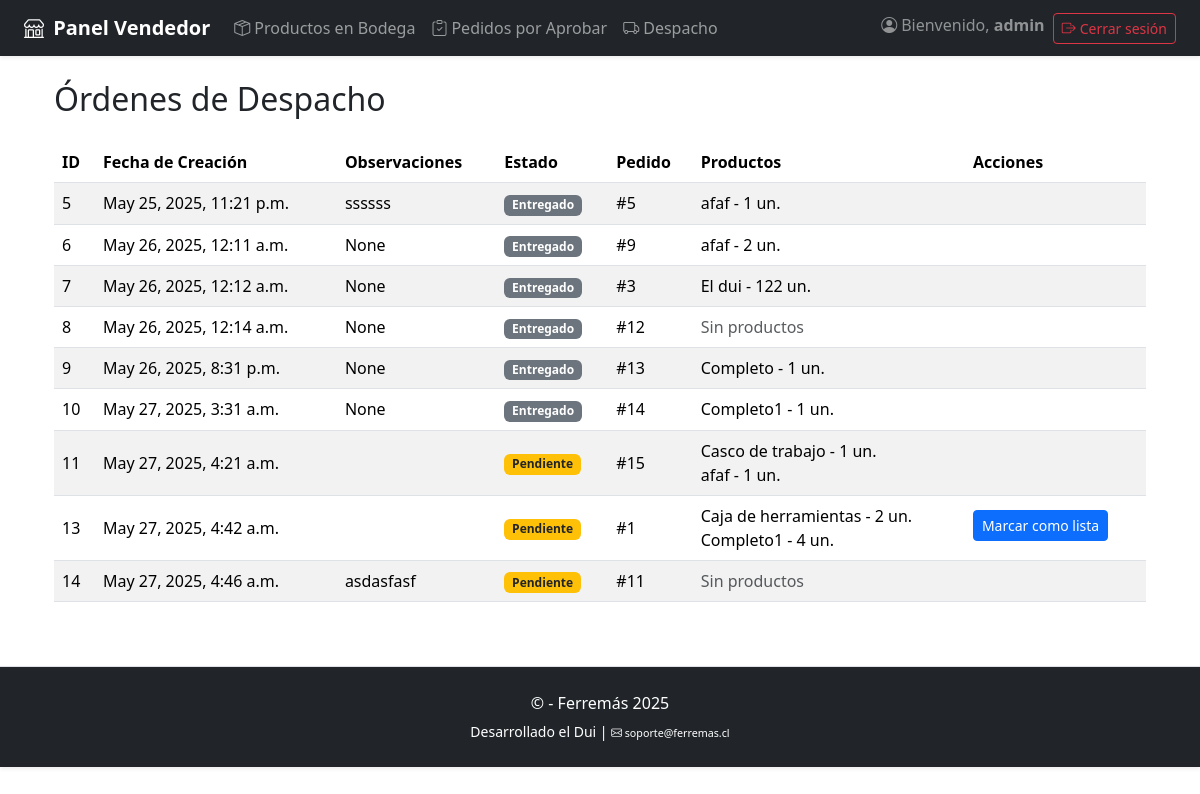
/vendedorapp/ordenes_despacho/ (signed in), run on an earlier commit of the app's database.
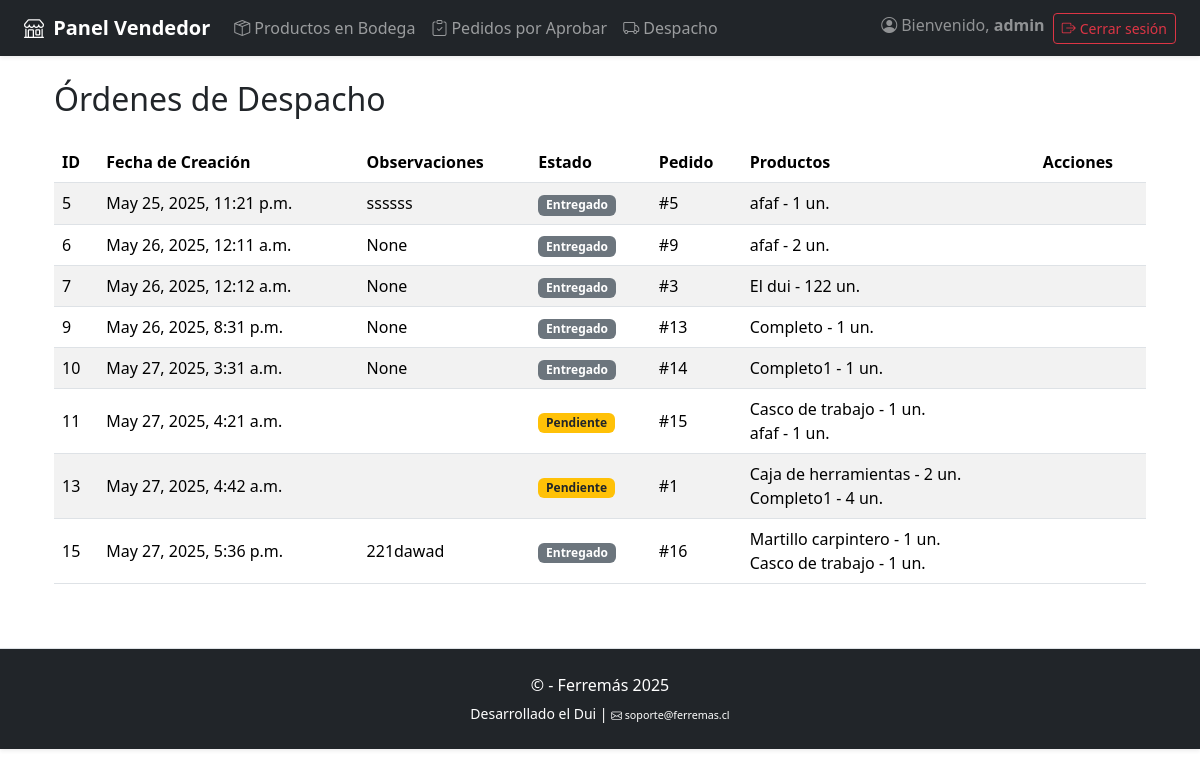
And on a later commit of the database.
### tienda/models.py (models this page shows, shortened)
class OrdenDespacho(models.Model):
    pedido = models.OneToOneField(Pedido, on_delete=models.CASCADE, related_name='orden_despacho')
    fecha_creacion = models.DateTimeField(auto_now_add=True)
    observaciones = models.TextField(blank=True, null=True)
    motivo_rechazo = models.TextField(blank=True, null=True)
    estado = models.CharField(max_length=20, choices=[
        ('pendiente', 'Pendiente'),
        ('preparando', 'Preparando'),
        ('listo', 'Listo para entregar'),
        ('enviado', 'Enviado'),
        ('entregado', 'Entregado'),
    ], default='pendiente')

class Pedido(models.Model):
    ESTADOS = [
        ('pendiente', 'Pendiente'),
        ('aprobado', 'Aprobado'),
        ('rechazado', 'Rechazado'),
        ('en_preparacion', 'En preparación'),
        ('enviado', 'Enviado'),
        ('entregado', 'Entregado'),
        ('finalizado', 'Finalizado'),
    ]
    usuario = models.ForeignKey(User, on_delete=models.SET_NULL, null=True, blank=True)
    fecha_creacion = models.DateTimeField(auto_now_add=True)
    estado = models.CharField(max_length=20, choices=ESTADOS, default='pendiente')
    datos_compra = models.OneToOneField('DatosCompra', on_delete=models.CASCADE, null=True, blank=True)

class ItemPedido(models.Model):
    pedido = models.ForeignKey(Pedido, on_delete=models.CASCADE, related_name='items')
    producto = models.ForeignKey(Producto, on_delete=models.PROTECT)
    cantidad = models.PositiveIntegerField()
    precio_unitario = models.DecimalField(max_digits=10, decimal_places=2)  # Precio al momento de compra

class Producto(models.Model):
    CATEGORIAS = [
        ('herramientas', 'Herramientas'),
        ('herramientas_electricas', 'Herramientas Eléctricas'),
        ('herramientas_manuales', 'Herramientas Manuales'),
        ('materiales', 'Materiales'),
        ('accesorios', 'Accesorios'),
        ('pinturas', 'Pinturas'),
        ('electricidad', 'Electricidad'),
        ('inalambricas', 'Inalámbricas'),
        ('medicion', 'Medición'),
    ]
    nombre = models.CharField(max_length=255)
    descripcion = models.TextField()
    categoria = models.CharField(max_length=100, choices=CATEGORIAS)
    stock = models.IntegerField()
    imagen = models.ImageField(upload_to='static/productos/')
    activo = models.BooleanField(default=True)

### vendedorapp/views.py (the view)
# urls.py: path('ordenes_despacho/', views.ordenes_de_despacho, name='ordenes_de_despacho'),
@login_required
@user_passes_test(es_vendedor)
def ordenes_de_despacho(request):
    ordenes = OrdenDespacho.objects.all()
    return render(request, 'vendedorapp/despacho.html', {'ordenes': ordenes})

### tienda/context_processors.py (called while the page is built, shortened)
def carrito_context(request):
    carrito = request.session.get('carrito', {})
    items = []
    total = 0
    return {
        'carrito_items': items,
        'carrito_total': total
    }

### vendedorapp/templates/vendedorapp/despacho.html (shortened to what this page needs)
{% extends 'base_vendedor.html' %}
{% block content %}
<div class="container">
    <h2 class="my-4">Órdenes de Despacho</h2>
    {% if ordenes %}
    <div class="table-responsive">
        <table class="table table-striped align-middle">
            <thead>
                <tr>
                    <th>ID</th>
                    <th>Fecha de Creación</th>
                    <th>Observaciones</th>
                    <th>Estado</th>
                    <th>Pedido</th>
                    <th>Productos</th>
                    <th>Acciones</th>
                </tr>
            </thead>
            <tbody>
                {% for orden in ordenes %}
                <tr>
                    <td>{{ orden.id }}</td>
                    <td>{{ orden.fecha_creacion }}</td>
                    <td>{{ orden.observaciones }}</td>
                    <td>
                        {% if orden.estado == 'entregado' %}
                            <span class="badge bg-secondary">Entregado</span>
                        {% elif orden.estado == 'listo' %}
                            <span class="badge bg-success">Listo para entregar</span>
                        {% elif orden.estado == 'enviado' %}
                            <span class="badge bg-primary">Enviado</span>
                        {% else %}
                            <span class="badge bg-warning text-dark">Pendiente</span>
                        {% endif %}
                    </td>
                    <td>#{{ orden.pedido.id }}</td>
                    <td>
                        <ul class="list-unstyled mb-0">
                            {% for item in orden.pedido.items.all %}
                            <li>{{ item.producto.nombre }} - {{ item.cantidad }} un.</li>
                            {% empty %}
                            <li class="text-muted">Sin productos</li>
                            {% endfor %}
                        </ul>
                    </td>
                    <td>
                        {% if orden.estado == 'pendiente' %}
                            <a href="{% url 'aprobar_orden' orden.id %}" class="btn btn-sm btn-primary mb-1">Marcar como lista</a>
                        {% elif orden.estado == 'listo' %}
                            <a href="{% url 'marcar_enviado' orden.id %}" class="btn btn-sm btn-success mb-1">Marcar como enviado</a>
                        {% elif orden.estado == 'enviado' %}
                            <em class="text-muted">Ya enviada</em>
                        {% endif %}
                    </td>
                </tr>
                {% endfor %}
            </tbody>
        </table>
    </div>
    {% else %}
    <div class="alert alert-info">No hay órdenes de despacho registradas.</div>
    {% endif %}
</div>
{% endblock %}

### vendedorapp/templates/base_vendedor.html (shortened to what this page needs)
{% load static %}
<!DOCTYPE html>
<html lang="es">
<head>
    <link rel="stylesheet" href="https://cdn.jsdelivr.net/npm/bootstrap@5.3.2/dist/css/bootstrap.min.css">
    <link rel="stylesheet" href="https://cdn.jsdelivr.net/npm/bootstrap-icons@1.10.5/font/bootstrap-icons.css">
    <link rel="stylesheet" href="{% static 'css/style_vendedor.css' %}">
</head>
<body>
<nav class="navbar navbar-expand-lg navbar-dark bg-dark px-4 mb-4 shadow-sm">
    <a class="navbar-brand fw-bold" href="{% url 'home' %}">
        <i class="bi bi-shop me-1"></i> Panel Vendedor
    </a>
    <div class="collapse navbar-collapse">
        <ul class="navbar-nav me-auto">
            <li class="nav-item">
                <a class="nav-link {% if request.resolver_match.url_name == 'productos_bodega' %}active fw-bold text-warning{% endif %}"
                    href="{% url 'productos_bodega' %}">
                    <i class="bi bi-box-seam me-1"></i>Productos en Bodega
                </a>
            </li>
            <li class="nav-item">
                <a class="nav-link {% if request.resolver_match.url_name == 'pedidos_por_aprobar' %}active fw-bold text-warning{% endif %}"
                    href="{% url 'pedidos_por_aprobar' %}">
                    <i class="bi bi-clipboard-check me-1"></i>Pedidos por Aprobar
                </a>
            </li>
            <li class="nav-item">
                <a class="nav-link {% if request.resolver_match.url_name == 'despacho' %}active fw-bold text-warning{% endif %}"
                    href="{% url 'despacho' %}">
                    <i class="bi bi-truck me-1"></i>Despacho
                </a>
            </li>
        </ul>
        <ul class="navbar-nav">
            {% if request.user.is_authenticated %}
                <li class="nav-item me-2">
                    <span class="navbar-text text-white-50">
                        <i class="bi bi-person-circle me-1"></i>Bienvenido, <strong>{{ request.user.username }}</strong>
                    </span>
                </li>
                <li class="nav-item">
                    <a href="{% url 'logout' %}" class="btn btn-sm btn-outline-danger">
                        <i class="bi bi-box-arrow-right me-1"></i>Cerrar sesión
                    </a>
                </li>
            {% endif %}
        </ul>
    </div>
</nav>
<main class="container mb-5">
    {% block content %}{% endblock %}
    </main>
<footer class="bg-dark text-white text-center py-4 mt-5 border-top shadow-sm">
    <div class="container">
        <p class="mb-1">&copy; {{ year }} - Ferremás 2025</p>
        <small>Desarrollado el Dui | <small><small><i class="bi bi-envelope"></i> soporte@ferremas.cl</small>
</small>
    </div>
</footer>
</body>
</html>

What changed in the data, as far as the page shows it:
removed OrdenDespacho: id "8", fecha_creacion "May 26, 2025, 12:14 a.m.", observaciones "None", estado "Entregado", pedido.id "12"
removed OrdenDespacho: id "14", fecha_creacion "May 27, 2025, 4:46 a.m.", observaciones "asdasfasf", estado "Pendiente", pedido.id "11"
changed OrdenDespacho "May 27, 2025, 4:42 a.m.": no longer shows "Marcar como lista"
added OrdenDespacho: id "15", fecha_creacion "May 27, 2025, 5:36 p.m.", observaciones "221dawad", estado "Entregado", pedido.id "16"
added ItemPedido: producto.nombre "Martillo carpintero", cantidad "1", shown under "15"
added ItemPedido: producto.nombre "Casco de trabajo", cantidad "1", shown under "15"
